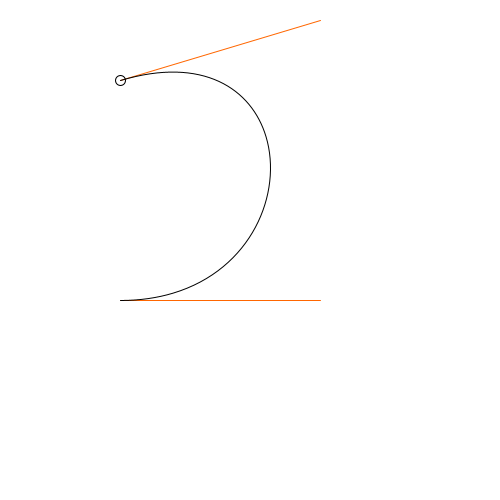
Frame 1 (no input)
Frame 60 (the mouse pressed at the canvas centre just before this capture): identical to frame 1, image omitted
Frame 120 (the mouse held since frame 60 and released just before this capture): identical to frame 1, image omitted

The Processing sketch that drew this single still picture (run headless with seeded random() and noise(); from frame 60 on, the mouse is pressed at the canvas centre):

// Processing sketch: week12_04_bezier_t0_for_t_many_ellipse
// ── week12_04_bezier_t0_for_t_many_ellipse.pde
//week12_04_bezier_t0_for_t_many_ellipse
void setup() {
  size(500, 500);
}
PVector p0=new PVector(120, 80);
PVector p1=new PVector(320, 20);
PVector p2=new PVector(320, 300);
PVector p3=new PVector(120, 300);
float t0=0.0;
void draw() {
  background(255);
  noFill();
  stroke(255, 102, 0);
  line(120, 80, 320, 20);
  line(320, 300, 120, 300);
  stroke(0, 0, 0);
  bezier(120, 80, 320, 20, 320, 300, 120, 300);
  for (float t= t0; t>=0; t-=0.05) {
    float x= p0.x*(1-t)*(1-t)*(1-t)+3*p1.x*t*(1-t)*(1-t)+3*p2.x*t*t*(1-t)+p3.x*t*t*t;
    float y= p0.y*(1-t)*(1-t)*(1-t)+3*p1.y*t*(1-t)*(1-t)+3*p2.y*t*t*(1-t)+p3.y*t*t*t;
    ellipse(x, y, 10, 10);
  }
}
void mouseDragged() {
  t0+=0.01*(mouseX-pmouseX);
}
